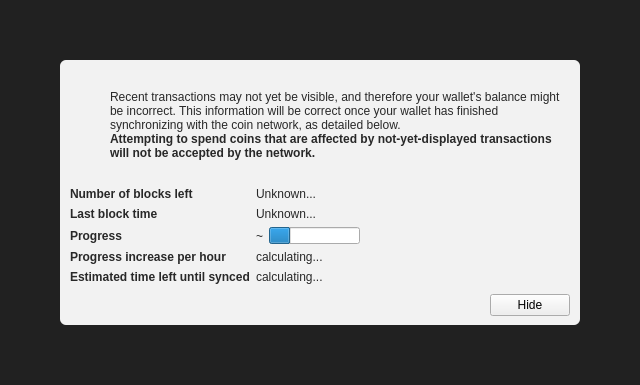
<?xml version="1.0" encoding="UTF-8"?>
<ui version="4.0">
 <class>ModalOverlay</class>
 <widget class="ModalOverlay" name="ModalOverlay">
  <property name="geometry">
   <rect>
    <x>0</x>
    <y>0</y>
    <width>640</width>
    <height>385</height>
   </rect>
  </property>
  <property name="windowTitle">
   <string>Form</string>
  </property>
  <layout class="QVBoxLayout" name="verticalLayout" stretch="0">
   <property name="sizeConstraint">
    <enum>QLayout::SetDefaultConstraint</enum>
   </property>
   <property name="leftMargin">
    <number>0</number>
   </property>
   <property name="topMargin">
    <number>0</number>
   </property>
   <property name="rightMargin">
    <number>0</number>
   </property>
   <property name="bottomMargin">
    <number>0</number>
   </property>
   <item>
    <widget class="QWidget" name="bgWidget" native="true">
     <property name="styleSheet">
      <string notr="true">#bgWidget { background: rgba(0,0,0,220); }</string>
     </property>
     <layout class="QVBoxLayout" name="verticalLayoutMain" stretch="1">
      <property name="leftMargin">
       <number>60</number>
      </property>
      <property name="topMargin">
       <number>60</number>
      </property>
      <property name="rightMargin">
       <number>60</number>
      </property>
      <property name="bottomMargin">
       <number>60</number>
      </property>
      <item>
       <widget class="QWidget" name="contentWidget" native="true">
        <property name="styleSheet">
         <string notr="true">#contentWidget { background: rgba(255,255,255,240); border-radius: 6px; }

QLabel { color: rgb(40,40,40);  }</string>
        </property>
        <layout class="QVBoxLayout" name="verticalLayoutSub" stretch="1,0,0,0">
         <property name="spacing">
          <number>0</number>
         </property>
         <property name="leftMargin">
          <number>10</number>
         </property>
         <property name="topMargin">
          <number>10</number>
         </property>
         <property name="rightMargin">
          <number>10</number>
         </property>
         <property name="bottomMargin">
          <number>10</number>
         </property>
         <item>
          <layout class="QHBoxLayout" name="horizontalLayoutIconText" stretch="0,1">
           <property name="topMargin">
            <number>20</number>
           </property>
           <item>
            <layout class="QVBoxLayout" name="verticalLayoutIcon">
             <property name="leftMargin">
              <number>0</number>
             </property>
             <item>
              <widget class="QPushButton" name="warningIcon">
               <property name="enabled">
                <bool>false</bool>
               </property>
               <property name="text">
                <string/>
               </property>
               <property name="icon">
                <iconset>
                 <normaloff>:/icons/warning</normaloff>
                 <disabledoff>:/icons/warning</disabledoff>:/icons/warning</iconset>
               </property>
               <property name="iconSize">
                <size>
                 <width>48</width>
                 <height>48</height>
                </size>
               </property>
               <property name="flat">
                <bool>true</bool>
               </property>
              </widget>
             </item>
             <item>
              <spacer name="verticalSpacerWarningIcon">
               <property name="orientation">
                <enum>Qt::Vertical</enum>
               </property>
               <property name="sizeHint" stdset="0">
                <size>
                 <width>20</width>
                 <height>40</height>
                </size>
               </property>
              </spacer>
             </item>
            </layout>
           </item>
           <item>
            <layout class="QVBoxLayout" name="verticalLayoutInfoText">
             <property name="leftMargin">
              <number>0</number>
             </property>
             <property name="topMargin">
              <number>0</number>
             </property>
             <item>
              <widget class="QLabel" name="infoText">
               <property name="text">
                <string>Recent transactions may not yet be visible, and therefore your wallet's balance might be incorrect. This information will be correct once your wallet has finished synchronizing with the coin network, as detailed below.</string>
               </property>
               <property name="textFormat">
                <enum>Qt::RichText</enum>
               </property>
               <property name="wordWrap">
                <bool>true</bool>
               </property>
              </widget>
             </item>
             <item>
              <widget class="QLabel" name="infoTextStrong">
               <property name="font">
                <font>
                 <weight>75</weight>
                 <bold>true</bold>
                </font>
               </property>
               <property name="text">
                <string>Attempting to spend coins that are affected by not-yet-displayed transactions will not be accepted by the network.</string>
               </property>
               <property name="textFormat">
                <enum>Qt::RichText</enum>
               </property>
               <property name="wordWrap">
                <bool>true</bool>
               </property>
              </widget>
             </item>
             <item>
              <spacer name="verticalSpacerInTextSpace">
               <property name="orientation">
                <enum>Qt::Vertical</enum>
               </property>
               <property name="sizeHint" stdset="0">
                <size>
                 <width>20</width>
                 <height>40</height>
                </size>
               </property>
              </spacer>
             </item>
            </layout>
           </item>
          </layout>
         </item>
         <item>
          <spacer name="verticalSpacerAfterText">
           <property name="orientation">
            <enum>Qt::Vertical</enum>
           </property>
           <property name="sizeHint" stdset="0">
            <size>
             <width>20</width>
             <height>40</height>
            </size>
           </property>
          </spacer>
         </item>
         <item>
          <layout class="QFormLayout" name="formLayout">
           <property name="fieldGrowthPolicy">
            <enum>QFormLayout::FieldsStayAtSizeHint</enum>
           </property>
           <property name="horizontalSpacing">
            <number>6</number>
           </property>
           <property name="verticalSpacing">
            <number>6</number>
           </property>
           <property name="topMargin">
            <number>10</number>
           </property>
           <item row="0" column="0">
            <widget class="QLabel" name="labelNumberOfBlocksLeft">
             <property name="font">
              <font>
               <weight>75</weight>
               <bold>true</bold>
              </font>
             </property>
             <property name="text">
              <string>Number of blocks left</string>
             </property>
            </widget>
           </item>
           <item row="0" column="1">
            <widget class="QLabel" name="numberOfBlocksLeft">
             <property name="text">
              <string>Unknown...</string>
             </property>
            </widget>
           </item>
           <item row="1" column="0">
            <widget class="QLabel" name="labelLastBlockTime">
             <property name="font">
              <font>
               <weight>75</weight>
               <bold>true</bold>
              </font>
             </property>
             <property name="text">
              <string>Last block time</string>
             </property>
            </widget>
           </item>
           <item row="1" column="1">
            <widget class="QLabel" name="newestBlockDate">
             <property name="sizePolicy">
              <sizepolicy hsizetype="Maximum" vsizetype="Preferred">
               <horstretch>0</horstretch>
               <verstretch>0</verstretch>
              </sizepolicy>
             </property>
             <property name="text">
              <string>Unknown...</string>
             </property>
            </widget>
           </item>
           <item row="2" column="0">
            <widget class="QLabel" name="labelSyncDone">
             <property name="font">
              <font>
               <weight>75</weight>
               <bold>true</bold>
              </font>
             </property>
             <property name="text">
              <string>Progress</string>
             </property>
            </widget>
           </item>
           <item row="2" column="1">
            <layout class="QHBoxLayout" name="horizontalLayoutSync" stretch="0,1">
             <item>
              <widget class="QLabel" name="percentageProgress">
               <property name="text">
                <string notr="true">~</string>
               </property>
              </widget>
             </item>
             <item>
              <widget class="QProgressBar" name="progressBar">
               <property name="value">
                <number>24</number>
               </property>
               <property name="format">
                <string/>
               </property>
              </widget>
             </item>
            </layout>
           </item>
           <item row="4" column="0">
            <widget class="QLabel" name="labelProgressIncrease">
             <property name="font">
              <font>
               <weight>75</weight>
               <bold>true</bold>
              </font>
             </property>
             <property name="text">
              <string>Progress increase per hour</string>
             </property>
            </widget>
           </item>
           <item row="4" column="1">
            <widget class="QLabel" name="progressIncreasePerH">
             <property name="text">
              <string>calculating...</string>
             </property>
            </widget>
           </item>
           <item row="5" column="0">
            <widget class="QLabel" name="labelEstimatedTimeLeft">
             <property name="font">
              <font>
               <weight>75</weight>
               <bold>true</bold>
              </font>
             </property>
             <property name="text">
              <string>Estimated time left until synced</string>
             </property>
            </widget>
           </item>
           <item row="5" column="1">
            <widget class="QLabel" name="expectedTimeLeft">
             <property name="text">
              <string>calculating...</string>
             </property>
            </widget>
           </item>
          </layout>
         </item>
         <item>
          <layout class="QHBoxLayout" name="horizontalLayoutButtons">
           <property name="leftMargin">
            <number>10</number>
           </property>
           <property name="topMargin">
            <number>10</number>
           </property>
           <item>
            <spacer name="horizontalSpacer">
             <property name="orientation">
              <enum>Qt::Horizontal</enum>
             </property>
             <property name="sizeHint" stdset="0">
              <size>
               <width>40</width>
               <height>20</height>
              </size>
             </property>
            </spacer>
           </item>
           <item>
            <widget class="QPushButton" name="closeButton">
             <property name="text">
              <string>Hide</string>
             </property>
            </widget>
           </item>
          </layout>
         </item>
        </layout>
       </widget>
      </item>
     </layout>
    </widget>
   </item>
  </layout>
 </widget>
 <customwidgets>
  <customwidget>
   <class>ModalOverlay</class>
   <extends>QWidget</extends>
   <header>qt/modaloverlay.h</header>
   <container>1</container>
  </customwidget>
 </customwidgets>
 <resources/>
 <connections/>
</ui>
